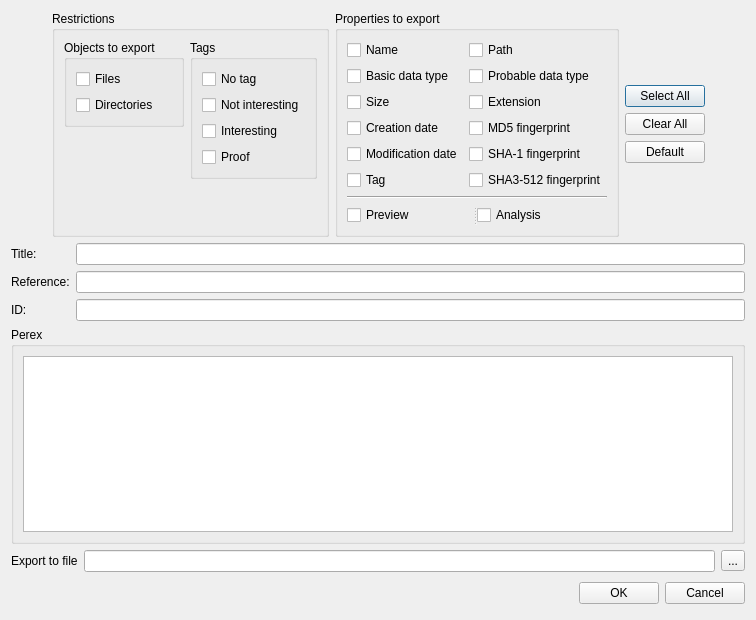
<?xml version="1.0" encoding="UTF-8"?>
<ui version="4.0">
 <author>Michal Duda</author>
 <class>FinalReportDialog</class>
 <widget class="QDialog" name="FinalReportDialog">
  <property name="geometry">
   <rect>
    <x>0</x>
    <y>0</y>
    <width>756</width>
    <height>620</height>
   </rect>
  </property>
  <property name="windowTitle">
   <string>Report Settings</string>
  </property>
  <property name="locale">
   <locale language="English" country="UnitedStates"/>
  </property>
  <layout class="QVBoxLayout" name="verticalLayout_12">
   <item>
    <layout class="QHBoxLayout" name="horizontalLayout_4">
     <item>
      <spacer name="horizontalSpacer_2">
       <property name="orientation">
        <enum>Qt::Horizontal</enum>
       </property>
       <property name="sizeHint" stdset="0">
        <size>
         <width>40</width>
         <height>20</height>
        </size>
       </property>
      </spacer>
     </item>
     <item>
      <widget class="QGroupBox" name="groupBox_4">
       <property name="title">
        <string>Restrictions</string>
       </property>
       <layout class="QHBoxLayout" name="horizontalLayout_2">
        <item>
         <layout class="QVBoxLayout" name="verticalLayout_3">
          <item>
           <widget class="QGroupBox" name="groupBox_2">
            <property name="title">
             <string>Objects to export</string>
            </property>
            <layout class="QVBoxLayout" name="verticalLayout">
             <item>
              <widget class="QCheckBox" name="checkBoxFiles">
               <property name="text">
                <string>Files</string>
               </property>
              </widget>
             </item>
             <item>
              <widget class="QCheckBox" name="checkBoxDirectories">
               <property name="text">
                <string>Directories</string>
               </property>
              </widget>
             </item>
            </layout>
           </widget>
          </item>
          <item>
           <spacer name="verticalSpacer_3">
            <property name="orientation">
             <enum>Qt::Vertical</enum>
            </property>
            <property name="sizeHint" stdset="0">
             <size>
              <width>20</width>
              <height>40</height>
             </size>
            </property>
           </spacer>
          </item>
         </layout>
        </item>
        <item>
         <layout class="QVBoxLayout" name="verticalLayout_11">
          <item>
           <widget class="QGroupBox" name="groupBox_5">
            <property name="title">
             <string>Tags</string>
            </property>
            <layout class="QVBoxLayout" name="verticalLayout_2">
             <item>
              <widget class="QCheckBox" name="checkBoxTagNoTag">
               <property name="text">
                <string>No tag</string>
               </property>
              </widget>
             </item>
             <item>
              <widget class="QCheckBox" name="checkBoxTagNotInteresting">
               <property name="text">
                <string>Not interesting</string>
               </property>
              </widget>
             </item>
             <item>
              <widget class="QCheckBox" name="checkBoxTagInteresting">
               <property name="text">
                <string>Interesting</string>
               </property>
              </widget>
             </item>
             <item>
              <widget class="QCheckBox" name="checkBoxTagProof">
               <property name="text">
                <string>Proof</string>
               </property>
              </widget>
             </item>
            </layout>
           </widget>
          </item>
          <item>
           <spacer name="verticalSpacer_4">
            <property name="orientation">
             <enum>Qt::Vertical</enum>
            </property>
            <property name="sizeHint" stdset="0">
             <size>
              <width>20</width>
              <height>40</height>
             </size>
            </property>
           </spacer>
          </item>
         </layout>
        </item>
       </layout>
      </widget>
     </item>
     <item>
      <widget class="QGroupBox" name="groupBox_3">
       <property name="title">
        <string>Properties to export</string>
       </property>
       <layout class="QVBoxLayout" name="verticalLayout_7">
        <item>
         <layout class="QHBoxLayout" name="horizontalLayout_3">
          <item>
           <layout class="QVBoxLayout" name="verticalLayout_4">
            <item>
             <widget class="QCheckBox" name="checkBoxName">
              <property name="text">
               <string>Name</string>
              </property>
             </widget>
            </item>
            <item>
             <widget class="QCheckBox" name="checkBoxBasicDataType">
              <property name="text">
               <string>Basic data type</string>
              </property>
             </widget>
            </item>
            <item>
             <widget class="QCheckBox" name="checkBoxSize">
              <property name="text">
               <string>Size </string>
              </property>
             </widget>
            </item>
            <item>
             <widget class="QCheckBox" name="checkBoxCreationDate">
              <property name="text">
               <string>Creation date</string>
              </property>
             </widget>
            </item>
            <item>
             <widget class="QCheckBox" name="checkBoxModificationDate">
              <property name="text">
               <string>Modification date</string>
              </property>
             </widget>
            </item>
            <item>
             <widget class="QCheckBox" name="checkBoxTag">
              <property name="text">
               <string>Tag</string>
              </property>
             </widget>
            </item>
           </layout>
          </item>
          <item>
           <layout class="QVBoxLayout" name="verticalLayout_5">
            <item>
             <widget class="QCheckBox" name="checkBoxPath">
              <property name="text">
               <string>Path</string>
              </property>
             </widget>
            </item>
            <item>
             <widget class="QCheckBox" name="checkBoxProbableDataType">
              <property name="text">
               <string>Probable data type</string>
              </property>
             </widget>
            </item>
            <item>
             <widget class="QCheckBox" name="checkBoxExtension">
              <property name="text">
               <string>Extension</string>
              </property>
             </widget>
            </item>
            <item>
             <widget class="QCheckBox" name="checkBoxMD5">
              <property name="text">
               <string>MD5 fingerprint</string>
              </property>
             </widget>
            </item>
            <item>
             <widget class="QCheckBox" name="checkBoxSHA1">
              <property name="text">
               <string>SHA-1 fingerprint</string>
              </property>
             </widget>
            </item>
            <item>
             <widget class="QCheckBox" name="checkBoxSHA3">
              <property name="text">
               <string>SHA3-512 fingerprint</string>
              </property>
             </widget>
            </item>
           </layout>
          </item>
         </layout>
        </item>
        <item>
         <widget class="Line" name="line">
          <property name="orientation">
           <enum>Qt::Horizontal</enum>
          </property>
         </widget>
        </item>
        <item>
         <widget class="QSplitter" name="splitter">
          <property name="orientation">
           <enum>Qt::Horizontal</enum>
          </property>
          <widget class="QCheckBox" name="checkBoxPreview">
           <property name="text">
            <string>Preview</string>
           </property>
          </widget>
          <widget class="QCheckBox" name="checkBoxAnalysis">
           <property name="text">
            <string>Analysis</string>
           </property>
          </widget>
         </widget>
        </item>
       </layout>
      </widget>
     </item>
     <item>
      <layout class="QVBoxLayout" name="verticalLayout_8">
       <item>
        <spacer name="verticalSpacer">
         <property name="orientation">
          <enum>Qt::Vertical</enum>
         </property>
         <property name="sizeHint" stdset="0">
          <size>
           <width>20</width>
           <height>40</height>
          </size>
         </property>
        </spacer>
       </item>
       <item>
        <layout class="QVBoxLayout" name="verticalLayout_6">
         <item>
          <widget class="QPushButton" name="selectAllPushButton">
           <property name="text">
            <string>Select All</string>
           </property>
          </widget>
         </item>
         <item>
          <widget class="QPushButton" name="clearAllPushButton">
           <property name="text">
            <string>Clear All</string>
           </property>
          </widget>
         </item>
         <item>
          <widget class="QPushButton" name="defaultPushButton">
           <property name="text">
            <string>Default</string>
           </property>
          </widget>
         </item>
        </layout>
       </item>
       <item>
        <spacer name="verticalSpacer_2">
         <property name="orientation">
          <enum>Qt::Vertical</enum>
         </property>
         <property name="sizeHint" stdset="0">
          <size>
           <width>20</width>
           <height>40</height>
          </size>
         </property>
        </spacer>
       </item>
      </layout>
     </item>
     <item>
      <spacer name="horizontalSpacer">
       <property name="orientation">
        <enum>Qt::Horizontal</enum>
       </property>
       <property name="sizeHint" stdset="0">
        <size>
         <width>40</width>
         <height>20</height>
        </size>
       </property>
      </spacer>
     </item>
    </layout>
   </item>
   <item>
    <layout class="QHBoxLayout" name="horizontalLayout_6">
     <item>
      <layout class="QVBoxLayout" name="verticalLayout_9">
       <item>
        <widget class="QLabel" name="label">
         <property name="text">
          <string>Title:</string>
         </property>
        </widget>
       </item>
       <item>
        <widget class="QLabel" name="label_2">
         <property name="text">
          <string>Reference:</string>
         </property>
        </widget>
       </item>
       <item>
        <widget class="QLabel" name="label_4">
         <property name="text">
          <string>ID:</string>
         </property>
        </widget>
       </item>
      </layout>
     </item>
     <item>
      <layout class="QVBoxLayout" name="verticalLayout_10">
       <item>
        <widget class="QLineEdit" name="titleLineEdit"/>
       </item>
       <item>
        <widget class="QLineEdit" name="referenceLineEdit"/>
       </item>
       <item>
        <widget class="QLineEdit" name="idLineEdit"/>
       </item>
      </layout>
     </item>
    </layout>
   </item>
   <item>
    <widget class="QGroupBox" name="groupBox">
     <property name="title">
      <string>Perex</string>
     </property>
     <layout class="QHBoxLayout" name="horizontalLayout">
      <item>
       <widget class="QPlainTextEdit" name="perexTextEdit">
        <property name="documentTitle">
         <string/>
        </property>
        <property name="plainText">
         <string notr="true"/>
        </property>
        <property name="placeholderText">
         <string>... write perex ...</string>
        </property>
       </widget>
      </item>
     </layout>
    </widget>
   </item>
   <item>
    <layout class="QHBoxLayout" name="horizontalLayout_5">
     <item>
      <widget class="QLabel" name="label_3">
       <property name="text">
        <string>Export to file</string>
       </property>
      </widget>
     </item>
     <item>
      <widget class="QLineEdit" name="exportToFileLineEdit">
       <property name="text">
        <string/>
       </property>
      </widget>
     </item>
     <item>
      <widget class="QToolButton" name="fileSelectionToolButton">
       <property name="text">
        <string>...</string>
       </property>
      </widget>
     </item>
    </layout>
   </item>
   <item>
    <layout class="QHBoxLayout" name="layoutHBox">
     <property name="spacing">
      <number>6</number>
     </property>
     <property name="leftMargin">
      <number>0</number>
     </property>
     <property name="topMargin">
      <number>0</number>
     </property>
     <property name="rightMargin">
      <number>0</number>
     </property>
     <property name="bottomMargin">
      <number>0</number>
     </property>
     <item>
      <spacer name="layoutSpacer">
       <property name="orientation">
        <enum>Qt::Horizontal</enum>
       </property>
       <property name="sizeHint" stdset="0">
        <size>
         <width>131</width>
         <height>31</height>
        </size>
       </property>
      </spacer>
     </item>
     <item>
      <widget class="QPushButton" name="okButton">
       <property name="text">
        <string>OK</string>
       </property>
      </widget>
     </item>
     <item>
      <widget class="QPushButton" name="cancelButton">
       <property name="text">
        <string>Cancel</string>
       </property>
      </widget>
     </item>
    </layout>
   </item>
  </layout>
 </widget>
 <resources/>
 <connections>
  <connection>
   <sender>okButton</sender>
   <signal>clicked()</signal>
   <receiver>FinalReportDialog</receiver>
   <slot>onAccept()</slot>
   <hints>
    <hint type="sourcelabel">
     <x>278</x>
     <y>253</y>
    </hint>
    <hint type="destinationlabel">
     <x>96</x>
     <y>254</y>
    </hint>
   </hints>
  </connection>
  <connection>
   <sender>cancelButton</sender>
   <signal>clicked()</signal>
   <receiver>FinalReportDialog</receiver>
   <slot>reject()</slot>
   <hints>
    <hint type="sourcelabel">
     <x>369</x>
     <y>253</y>
    </hint>
    <hint type="destinationlabel">
     <x>179</x>
     <y>282</y>
    </hint>
   </hints>
  </connection>
  <connection>
   <sender>clearAllPushButton</sender>
   <signal>clicked()</signal>
   <receiver>FinalReportDialog</receiver>
   <slot>onClearAll()</slot>
   <hints>
    <hint type="sourcelabel">
     <x>639</x>
     <y>121</y>
    </hint>
    <hint type="destinationlabel">
     <x>377</x>
     <y>309</y>
    </hint>
   </hints>
  </connection>
  <connection>
   <sender>selectAllPushButton</sender>
   <signal>clicked()</signal>
   <receiver>FinalReportDialog</receiver>
   <slot>onSelectAll()</slot>
   <hints>
    <hint type="sourcelabel">
     <x>639</x>
     <y>92</y>
    </hint>
    <hint type="destinationlabel">
     <x>377</x>
     <y>309</y>
    </hint>
   </hints>
  </connection>
  <connection>
   <sender>defaultPushButton</sender>
   <signal>clicked()</signal>
   <receiver>FinalReportDialog</receiver>
   <slot>onDefault()</slot>
   <hints>
    <hint type="sourcelabel">
     <x>639</x>
     <y>150</y>
    </hint>
    <hint type="destinationlabel">
     <x>377</x>
     <y>309</y>
    </hint>
   </hints>
  </connection>
 </connections>
 <slots>
  <slot>onSelectAll()</slot>
  <slot>onClearAll()</slot>
  <slot>onDefault()</slot>
  <slot>onAccept()</slot>
 </slots>
</ui>
